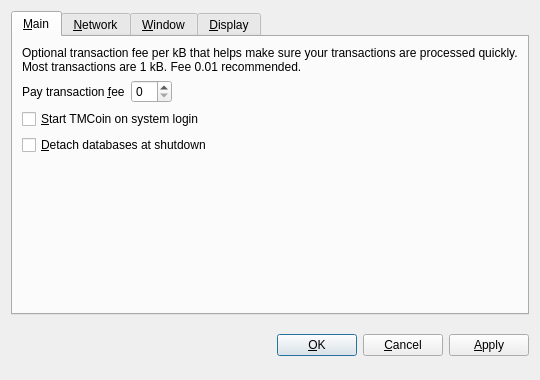
<?xml version="1.0" encoding="UTF-8"?>
<ui version="4.0">
 <class>OptionsDialog</class>
 <widget class="QDialog" name="OptionsDialog">
  <property name="geometry">
   <rect>
    <x>0</x>
    <y>0</y>
    <width>540</width>
    <height>380</height>
   </rect>
  </property>
  <property name="windowTitle">
   <string>Options</string>
  </property>
  <property name="modal">
   <bool>true</bool>
  </property>
  <layout class="QVBoxLayout" name="verticalLayout">
   <item>
    <widget class="QTabWidget" name="tabWidget">
     <property name="tabPosition">
      <enum>QTabWidget::North</enum>
     </property>
     <property name="currentIndex">
      <number>0</number>
     </property>
     <widget class="QWidget" name="tabMain">
      <attribute name="title">
       <string>&amp;Main</string>
      </attribute>
      <layout class="QVBoxLayout" name="verticalLayout_Main">
       <item>
        <widget class="QLabel" name="transactionFeeInfoLabel">
         <property name="text">
          <string>Optional transaction fee per kB that helps make sure your transactions are processed quickly. Most transactions are 1 kB. Fee 0.01 recommended.</string>
         </property>
         <property name="textFormat">
          <enum>Qt::PlainText</enum>
         </property>
         <property name="wordWrap">
          <bool>true</bool>
         </property>
        </widget>
       </item>
       <item>
        <layout class="QHBoxLayout" name="horizontalLayout_Main">
         <item>
          <widget class="QLabel" name="transactionFeeLabel">
           <property name="text">
            <string>Pay transaction &amp;fee</string>
           </property>
           <property name="textFormat">
            <enum>Qt::PlainText</enum>
           </property>
           <property name="buddy">
            <cstring>transactionFee</cstring>
           </property>
          </widget>
         </item>
         <item>
          <widget class="BitcoinAmountField" name="transactionFee"/>
         </item>
         <item>
          <spacer name="horizontalSpacer_Main">
           <property name="orientation">
            <enum>Qt::Horizontal</enum>
           </property>
           <property name="sizeHint" stdset="0">
            <size>
             <width>40</width>
             <height>20</height>
            </size>
           </property>
          </spacer>
         </item>
        </layout>
       </item>
       <item>
        <widget class="QCheckBox" name="bitcoinAtStartup">
         <property name="toolTip">
          <string>Automatically start TMCoin after logging in to the system.</string>
         </property>
         <property name="text">
          <string>&amp;Start TMCoin on system login</string>
         </property>
        </widget>
       </item>
       <item>
        <widget class="QCheckBox" name="detachDatabases">
         <property name="toolTip">
          <string>Detach block and address databases at shutdown. This means they can be moved to another data directory, but it slows down shutdown. The wallet is always detached.</string>
         </property>
         <property name="text">
          <string>&amp;Detach databases at shutdown</string>
         </property>
        </widget>
       </item>
       <item>
        <spacer name="verticalSpacer_Main">
         <property name="orientation">
          <enum>Qt::Vertical</enum>
         </property>
         <property name="sizeHint" stdset="0">
          <size>
           <width>20</width>
           <height>40</height>
          </size>
         </property>
        </spacer>
       </item>
      </layout>
     </widget>
     <widget class="QWidget" name="tabNetwork">
      <attribute name="title">
       <string>&amp;Network</string>
      </attribute>
      <layout class="QVBoxLayout" name="verticalLayout_Network">
       <item>
        <widget class="QCheckBox" name="mapPortUpnp">
         <property name="toolTip">
          <string>Automatically open the TMCoin client port on the router. This only works when your router supports UPnP and it is enabled.</string>
         </property>
         <property name="text">
          <string>Map port using &amp;UPnP</string>
         </property>
        </widget>
       </item>
       <item>
        <widget class="QCheckBox" name="connectSocks">
         <property name="toolTip">
          <string>Connect to the TMCoin network through a SOCKS proxy (e.g. when connecting through Tor).</string>
         </property>
         <property name="text">
          <string>&amp;Connect through SOCKS proxy:</string>
         </property>
        </widget>
       </item>
       <item>
        <layout class="QHBoxLayout" name="horizontalLayout_Network">
         <item>
          <widget class="QLabel" name="proxyIpLabel">
           <property name="text">
            <string>Proxy &amp;IP:</string>
           </property>
           <property name="textFormat">
            <enum>Qt::PlainText</enum>
           </property>
           <property name="buddy">
            <cstring>proxyIp</cstring>
           </property>
          </widget>
         </item>
         <item>
          <widget class="QValidatedLineEdit" name="proxyIp">
           <property name="maximumSize">
            <size>
             <width>140</width>
             <height>16777215</height>
            </size>
           </property>
           <property name="toolTip">
            <string>IP address of the proxy (e.g. 127.0.0.1)</string>
           </property>
          </widget>
         </item>
         <item>
          <widget class="QLabel" name="proxyPortLabel">
           <property name="text">
            <string>&amp;Port:</string>
           </property>
           <property name="textFormat">
            <enum>Qt::PlainText</enum>
           </property>
           <property name="buddy">
            <cstring>proxyPort</cstring>
           </property>
          </widget>
         </item>
         <item>
          <widget class="QLineEdit" name="proxyPort">
           <property name="maximumSize">
            <size>
             <width>55</width>
             <height>16777215</height>
            </size>
           </property>
           <property name="toolTip">
            <string>Port of the proxy (e.g. 9050)</string>
           </property>
          </widget>
         </item>
         <item>
          <widget class="QLabel" name="socksVersionLabel">
           <property name="text">
            <string>SOCKS &amp;Version:</string>
           </property>
           <property name="textFormat">
            <enum>Qt::PlainText</enum>
           </property>
           <property name="buddy">
            <cstring>socksVersion</cstring>
           </property>
          </widget>
         </item>
         <item>
          <widget class="QValueComboBox" name="socksVersion">
           <property name="toolTip">
            <string>SOCKS version of the proxy (e.g. 5)</string>
           </property>
          </widget>
         </item>
         <item>
          <spacer name="horizontalSpacer_Network">
           <property name="orientation">
            <enum>Qt::Horizontal</enum>
           </property>
           <property name="sizeHint" stdset="0">
            <size>
             <width>40</width>
             <height>20</height>
            </size>
           </property>
          </spacer>
         </item>
        </layout>
       </item>
       <item>
        <spacer name="verticalSpacer_Network">
         <property name="orientation">
          <enum>Qt::Vertical</enum>
         </property>
         <property name="sizeHint" stdset="0">
          <size>
           <width>20</width>
           <height>40</height>
          </size>
         </property>
        </spacer>
       </item>
      </layout>
     </widget>
     <widget class="QWidget" name="tabWindow">
      <attribute name="title">
       <string>&amp;Window</string>
      </attribute>
      <layout class="QVBoxLayout" name="verticalLayout_Window">
       <item>
        <widget class="QCheckBox" name="minimizeToTray">
         <property name="toolTip">
          <string>Show only a tray icon after minimizing the window.</string>
         </property>
         <property name="text">
          <string>&amp;Minimize to the tray instead of the taskbar</string>
         </property>
        </widget>
       </item>
       <item>
        <widget class="QCheckBox" name="minimizeOnClose">
         <property name="toolTip">
          <string>Minimize instead of exit the application when the window is closed. When this option is enabled, the application will be closed only after selecting Quit in the menu.</string>
         </property>
         <property name="text">
          <string>M&amp;inimize on close</string>
         </property>
        </widget>
       </item>
       <item>
        <spacer name="verticalSpacer_Window">
         <property name="orientation">
          <enum>Qt::Vertical</enum>
         </property>
         <property name="sizeHint" stdset="0">
          <size>
           <width>20</width>
           <height>40</height>
          </size>
         </property>
        </spacer>
       </item>
      </layout>
     </widget>
     <widget class="QWidget" name="tabDisplay">
      <attribute name="title">
       <string>&amp;Display</string>
      </attribute>
      <layout class="QVBoxLayout" name="verticalLayout_Display">
       <item>
        <layout class="QHBoxLayout" name="horizontalLayout_1_Display">
         <item>
          <widget class="QLabel" name="langLabel">
           <property name="text">
            <string>User Interface &amp;language:</string>
           </property>
           <property name="textFormat">
            <enum>Qt::PlainText</enum>
           </property>
           <property name="buddy">
            <cstring>lang</cstring>
           </property>
          </widget>
         </item>
         <item>
          <widget class="QValueComboBox" name="lang">
           <property name="toolTip">
            <string>The user interface language can be set here. This setting will take effect after restarting TMCoin.</string>
           </property>
          </widget>
         </item>
        </layout>
       </item>
       <item>
        <layout class="QHBoxLayout" name="horizontalLayout_2_Display">
         <item>
          <widget class="QLabel" name="unitLabel">
           <property name="text">
            <string>&amp;Unit to show amounts in:</string>
           </property>
           <property name="textFormat">
            <enum>Qt::PlainText</enum>
           </property>
           <property name="buddy">
            <cstring>unit</cstring>
           </property>
          </widget>
         </item>
         <item>
          <widget class="QValueComboBox" name="unit">
           <property name="toolTip">
            <string>Choose the default subdivision unit to show in the interface and when sending coins.</string>
           </property>
          </widget>
         </item>
        </layout>
       </item>
       <item>
        <widget class="QCheckBox" name="displayAddresses">
         <property name="toolTip">
          <string>Whether to show TMCoin addresses in the transaction list or not.</string>
         </property>
         <property name="text">
          <string>&amp;Display addresses in transaction list</string>
         </property>
        </widget>
       </item>
       <item>
        <widget class="QCheckBox" name="coinControlFeatures">
         <property name="toolTip">
          <string>Whether to show coin control features or not.</string>
         </property>
         <property name="text">
          <string>Display coin &amp;control features (experts only!)</string>
         </property>
        </widget>
       </item>
       <item>
        <spacer name="verticalSpacer_Display">
         <property name="orientation">
          <enum>Qt::Vertical</enum>
         </property>
         <property name="sizeHint" stdset="0">
          <size>
           <width>20</width>
           <height>40</height>
          </size>
         </property>
        </spacer>
       </item>
      </layout>
     </widget>
    </widget>
   </item>
   <item>
    <layout class="QHBoxLayout" name="horizontalLayout_Buttons">
     <item>
      <spacer name="horizontalSpacer_1">
       <property name="orientation">
        <enum>Qt::Horizontal</enum>
       </property>
       <property name="sizeHint" stdset="0">
        <size>
         <width>40</width>
         <height>48</height>
        </size>
       </property>
      </spacer>
     </item>
     <item>
      <widget class="QLabel" name="statusLabel">
       <property name="font">
        <font>
         <weight>75</weight>
         <bold>true</bold>
        </font>
       </property>
       <property name="text">
        <string/>
       </property>
       <property name="textFormat">
        <enum>Qt::PlainText</enum>
       </property>
       <property name="wordWrap">
        <bool>true</bool>
       </property>
      </widget>
     </item>
     <item>
      <spacer name="horizontalSpacer_2">
       <property name="orientation">
        <enum>Qt::Horizontal</enum>
       </property>
       <property name="sizeHint" stdset="0">
        <size>
         <width>40</width>
         <height>48</height>
        </size>
       </property>
      </spacer>
     </item>
     <item>
      <widget class="QPushButton" name="okButton">
       <property name="text">
        <string>&amp;OK</string>
       </property>
      </widget>
     </item>
     <item>
      <widget class="QPushButton" name="cancelButton">
       <property name="text">
        <string>&amp;Cancel</string>
       </property>
       <property name="autoDefault">
        <bool>false</bool>
       </property>
      </widget>
     </item>
     <item>
      <widget class="QPushButton" name="applyButton">
       <property name="text">
        <string>&amp;Apply</string>
       </property>
       <property name="autoDefault">
        <bool>false</bool>
       </property>
      </widget>
     </item>
    </layout>
   </item>
  </layout>
 </widget>
 <customwidgets>
  <customwidget>
   <class>BitcoinAmountField</class>
   <extends>QSpinBox</extends>
   <header>bitcoinamountfield.h</header>
  </customwidget>
  <customwidget>
   <class>QValueComboBox</class>
   <extends>QComboBox</extends>
   <header>qvaluecombobox.h</header>
  </customwidget>
  <customwidget>
   <class>QValidatedLineEdit</class>
   <extends>QLineEdit</extends>
   <header>qvalidatedlineedit.h</header>
  </customwidget>
 </customwidgets>
 <resources/>
 <connections/>
</ui>
